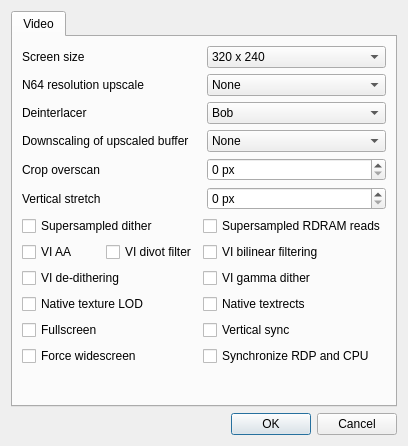
<?xml version="1.0" encoding="UTF-8"?>
<ui version="4.0">
 <class>MainDialog</class>
 <widget class="QDialog" name="MainDialog">
  <property name="geometry">
   <rect>
    <x>0</x>
    <y>0</y>
    <width>408</width>
    <height>446</height>
   </rect>
  </property>
  <property name="windowTitle">
   <string>paraLLEl-RDP</string>
  </property>
  <layout class="QVBoxLayout" name="verticalLayout_2">
   <item>
    <layout class="QHBoxLayout" name="horizontalLayout">
     <item>
      <widget class="QTabWidget" name="tabWidget">
       <widget class="QWidget" name="tab">
        <attribute name="title">
         <string>Video</string>
        </attribute>
        <layout class="QVBoxLayout" name="verticalLayout">
         <item>
          <layout class="QHBoxLayout" name="horizontalLayout_2">
           <item>
            <widget class="QLabel" name="label">
             <property name="text">
              <string>Screen size</string>
             </property>
            </widget>
           </item>
           <item>
            <widget class="QComboBox" name="screenSizeComboBox">
             <item>
              <property name="text">
               <string>320 x 240</string>
              </property>
             </item>
             <item>
              <property name="text">
               <string>400 x 300</string>
              </property>
             </item>
             <item>
              <property name="text">
               <string>480 x 360</string>
              </property>
             </item>
             <item>
              <property name="text">
               <string>640 x 480</string>
              </property>
             </item>
             <item>
              <property name="text">
               <string>800 x 600</string>
              </property>
             </item>
             <item>
              <property name="text">
               <string>960 x 720</string>
              </property>
             </item>
             <item>
              <property name="text">
               <string>1024 x 768</string>
              </property>
             </item>
             <item>
              <property name="text">
               <string>1152 x 864</string>
              </property>
             </item>
             <item>
              <property name="text">
               <string>1280 x 960</string>
              </property>
             </item>
             <item>
              <property name="text">
               <string>1280 x 1024</string>
              </property>
             </item>
             <item>
              <property name="text">
               <string>1440 x 1080</string>
              </property>
             </item>
             <item>
              <property name="text">
               <string>1600 x 1024</string>
              </property>
             </item>
             <item>
              <property name="text">
               <string>1600 x 1200</string>
              </property>
             </item>
            </widget>
           </item>
          </layout>
         </item>
         <item>
          <layout class="QHBoxLayout" name="horizontalLayout_3">
           <item>
            <widget class="QLabel" name="label_2">
             <property name="text">
              <string>N64 resolution upscale</string>
             </property>
            </widget>
           </item>
           <item>
            <widget class="QComboBox" name="resolutionUpscaleComboBox">
             <item>
              <property name="text">
               <string>None</string>
              </property>
             </item>
             <item>
              <property name="text">
               <string>2x</string>
              </property>
             </item>
             <item>
              <property name="text">
               <string>4x</string>
              </property>
             </item>
             <item>
              <property name="text">
               <string>8x (hi-end GPUs only)</string>
              </property>
             </item>
            </widget>
           </item>
          </layout>
         </item>
         <item>
          <layout class="QHBoxLayout" name="horizontalLayout_4">
           <item>
            <widget class="QLabel" name="label_3">
             <property name="text">
              <string>Deinterlacer</string>
             </property>
            </widget>
           </item>
           <item>
            <widget class="QComboBox" name="deinterlacerComboBox">
             <item>
              <property name="text">
               <string>Bob</string>
              </property>
             </item>
             <item>
              <property name="text">
               <string>Weave</string>
              </property>
             </item>
            </widget>
           </item>
          </layout>
         </item>
         <item>
          <layout class="QHBoxLayout" name="horizontalLayout_5">
           <item>
            <widget class="QLabel" name="label_4">
             <property name="text">
              <string>Downscaling of upscaled buffer</string>
             </property>
            </widget>
           </item>
           <item>
            <widget class="QComboBox" name="downscalerComboBox">
             <item>
              <property name="text">
               <string>None</string>
              </property>
             </item>
             <item>
              <property name="text">
               <string>1/2</string>
              </property>
             </item>
             <item>
              <property name="text">
               <string>1/4</string>
              </property>
             </item>
             <item>
              <property name="text">
               <string>1/8</string>
              </property>
             </item>
            </widget>
           </item>
          </layout>
         </item>
         <item>
          <layout class="QHBoxLayout" name="horizontalLayout_8">
           <property name="bottomMargin">
            <number>0</number>
           </property>
           <item>
            <widget class="QLabel" name="label_5">
             <property name="text">
              <string>Crop overscan</string>
             </property>
            </widget>
           </item>
           <item>
            <widget class="QSpinBox" name="cropOverscanSpinBox">
             <property name="suffix">
              <string> px</string>
             </property>
            </widget>
           </item>
          </layout>
         </item>
         <item>
          <layout class="QHBoxLayout" name="horizontalLayout_9">
           <property name="bottomMargin">
            <number>0</number>
           </property>
           <item>
            <widget class="QLabel" name="label_6">
             <property name="text">
              <string>Vertical stretch</string>
             </property>
            </widget>
           </item>
           <item>
            <widget class="QSpinBox" name="verticalStretchSpinBox">
             <property name="suffix">
              <string> px</string>
             </property>
            </widget>
           </item>
          </layout>
         </item>
         <item>
          <layout class="QHBoxLayout" name="horizontalLayout_6">
           <item>
            <layout class="QVBoxLayout" name="verticalLayout_3">
             <item>
              <widget class="QCheckBox" name="superSampledDitherCheckBox">
               <property name="text">
                <string>Supersampled dither</string>
               </property>
              </widget>
             </item>
             <item>
              <layout class="QHBoxLayout" name="horizontalLayout_7">
               <item>
                <widget class="QCheckBox" name="viAaCheckBox">
                 <property name="text">
                  <string>VI AA</string>
                 </property>
                </widget>
               </item>
               <item>
                <widget class="QCheckBox" name="viDivotFilterCheckBox">
                 <property name="text">
                  <string>VI divot filter</string>
                 </property>
                </widget>
               </item>
              </layout>
             </item>
             <item>
              <widget class="QCheckBox" name="viDeDitheringCheckBox">
               <property name="text">
                <string>VI de-dithering</string>
               </property>
              </widget>
             </item>
             <item>
              <widget class="QCheckBox" name="nativeTextureLodCheckBox">
               <property name="text">
                <string>Native texture LOD</string>
               </property>
              </widget>
             </item>
             <item>
              <widget class="QCheckBox" name="fullscreenCheckBox">
               <property name="text">
                <string>Fullscreen</string>
               </property>
              </widget>
             </item>
             <item>
              <widget class="QCheckBox" name="forceWidescreenCheckBox">
               <property name="text">
                <string>Force widescreen</string>
               </property>
              </widget>
             </item>
            </layout>
           </item>
           <item>
            <layout class="QVBoxLayout" name="verticalLayout_4">
             <item>
              <widget class="QCheckBox" name="supersampledRdramReadsCheckBox">
               <property name="text">
                <string>Supersampled RDRAM reads</string>
               </property>
              </widget>
             </item>
             <item>
              <widget class="QCheckBox" name="viBilinearFilteringCheckBox">
               <property name="text">
                <string>VI bilinear filtering</string>
               </property>
              </widget>
             </item>
             <item>
              <widget class="QCheckBox" name="viGammaDitherCheckBox">
               <property name="text">
                <string>VI gamma dither</string>
               </property>
              </widget>
             </item>
             <item>
              <widget class="QCheckBox" name="nativeTextRectsCheckBox">
               <property name="text">
                <string>Native textrects</string>
               </property>
              </widget>
             </item>
             <item>
              <widget class="QCheckBox" name="verticalSyncCheckBox">
               <property name="text">
                <string>Vertical sync</string>
               </property>
              </widget>
             </item>
             <item>
              <widget class="QCheckBox" name="synchronizeCheckBox">
               <property name="text">
                <string>Synchronize RDP and CPU</string>
               </property>
              </widget>
             </item>
            </layout>
           </item>
          </layout>
         </item>
         <item>
          <spacer name="verticalSpacer">
           <property name="orientation">
            <enum>Qt::Vertical</enum>
           </property>
           <property name="sizeHint" stdset="0">
            <size>
             <width>20</width>
             <height>40</height>
            </size>
           </property>
          </spacer>
         </item>
        </layout>
       </widget>
      </widget>
     </item>
    </layout>
   </item>
   <item>
    <widget class="QDialogButtonBox" name="buttonBox">
     <property name="orientation">
      <enum>Qt::Horizontal</enum>
     </property>
     <property name="standardButtons">
      <set>QDialogButtonBox::Cancel|QDialogButtonBox::Ok</set>
     </property>
    </widget>
   </item>
  </layout>
 </widget>
 <resources/>
 <connections>
  <connection>
   <sender>buttonBox</sender>
   <signal>accepted()</signal>
   <receiver>MainDialog</receiver>
   <slot>accept()</slot>
   <hints>
    <hint type="sourcelabel">
     <x>248</x>
     <y>254</y>
    </hint>
    <hint type="destinationlabel">
     <x>157</x>
     <y>274</y>
    </hint>
   </hints>
  </connection>
  <connection>
   <sender>buttonBox</sender>
   <signal>rejected()</signal>
   <receiver>MainDialog</receiver>
   <slot>reject()</slot>
   <hints>
    <hint type="sourcelabel">
     <x>316</x>
     <y>260</y>
    </hint>
    <hint type="destinationlabel">
     <x>286</x>
     <y>274</y>
    </hint>
   </hints>
  </connection>
 </connections>
</ui>
